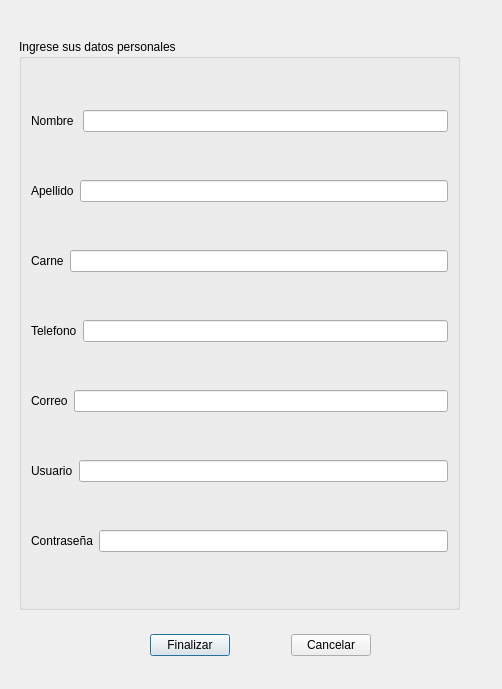
<?xml version="1.0" encoding="UTF-8"?>
<ui version="4.0">
 <class>NuevoUsuario</class>
 <widget class="QDialog" name="NuevoUsuario">
  <property name="geometry">
   <rect>
    <x>0</x>
    <y>0</y>
    <width>502</width>
    <height>689</height>
   </rect>
  </property>
  <property name="windowTitle">
   <string>Datos Personales</string>
  </property>
  <widget class="QGroupBox" name="groupBox">
   <property name="geometry">
    <rect>
     <x>19</x>
     <y>39</y>
     <width>441</width>
     <height>571</height>
    </rect>
   </property>
   <property name="title">
    <string>Ingrese sus datos personales</string>
   </property>
   <layout class="QVBoxLayout" name="verticalLayout">
    <item>
     <layout class="QHBoxLayout" name="horizontalLayout">
      <item>
       <widget class="QLabel" name="label">
        <property name="text">
         <string>Nombre </string>
        </property>
       </widget>
      </item>
      <item>
       <widget class="QLineEdit" name="lineEdit_7"/>
      </item>
     </layout>
    </item>
    <item>
     <layout class="QHBoxLayout" name="horizontalLayout_2">
      <item>
       <widget class="QLabel" name="label_2">
        <property name="text">
         <string>Apellido</string>
        </property>
       </widget>
      </item>
      <item>
       <widget class="QLineEdit" name="lineEdit_6"/>
      </item>
     </layout>
    </item>
    <item>
     <layout class="QHBoxLayout" name="horizontalLayout_3">
      <item>
       <widget class="QLabel" name="label_3">
        <property name="text">
         <string>Carne</string>
        </property>
       </widget>
      </item>
      <item>
       <widget class="QLineEdit" name="lineEdit_5"/>
      </item>
     </layout>
    </item>
    <item>
     <layout class="QHBoxLayout" name="horizontalLayout_4">
      <item>
       <widget class="QLabel" name="label_4">
        <property name="text">
         <string>Telefono</string>
        </property>
       </widget>
      </item>
      <item>
       <widget class="QLineEdit" name="lineEdit_4"/>
      </item>
     </layout>
    </item>
    <item>
     <layout class="QHBoxLayout" name="horizontalLayout_5">
      <item>
       <widget class="QLabel" name="label_5">
        <property name="text">
         <string>Correo</string>
        </property>
       </widget>
      </item>
      <item>
       <widget class="QLineEdit" name="lineEdit_3"/>
      </item>
     </layout>
    </item>
    <item>
     <layout class="QHBoxLayout" name="horizontalLayout_6">
      <item>
       <widget class="QLabel" name="label_6">
        <property name="text">
         <string>Usuario</string>
        </property>
       </widget>
      </item>
      <item>
       <widget class="QLineEdit" name="lineEdit_2"/>
      </item>
     </layout>
    </item>
    <item>
     <layout class="QHBoxLayout" name="horizontalLayout_7">
      <item>
       <widget class="QLabel" name="label_7">
        <property name="text">
         <string>Contraseña</string>
        </property>
       </widget>
      </item>
      <item>
       <widget class="QLineEdit" name="lineEdit"/>
      </item>
     </layout>
    </item>
   </layout>
  </widget>
  <widget class="QWidget" name="">
   <property name="geometry">
    <rect>
     <x>150</x>
     <y>620</y>
     <width>221</width>
     <height>51</height>
    </rect>
   </property>
   <layout class="QHBoxLayout" name="horizontalLayout_8">
    <item>
     <widget class="QPushButton" name="pushButton">
      <property name="text">
       <string>Finalizar</string>
      </property>
     </widget>
    </item>
    <item>
     <spacer name="horizontalSpacer">
      <property name="orientation">
       <enum>Qt::Horizontal</enum>
      </property>
      <property name="sizeHint" stdset="0">
       <size>
        <width>20</width>
        <height>20</height>
       </size>
      </property>
     </spacer>
    </item>
    <item>
     <widget class="QPushButton" name="pushButton_2">
      <property name="text">
       <string>Cancelar</string>
      </property>
     </widget>
    </item>
   </layout>
  </widget>
 </widget>
 <resources/>
 <connections>
  <connection>
   <sender>pushButton_2</sender>
   <signal>clicked()</signal>
   <receiver>NuevoUsuario</receiver>
   <slot>close()</slot>
   <hints>
    <hint type="sourcelabel">
     <x>348</x>
     <y>640</y>
    </hint>
    <hint type="destinationlabel">
     <x>422</x>
     <y>659</y>
    </hint>
   </hints>
  </connection>
  <connection>
   <sender>pushButton</sender>
   <signal>clicked()</signal>
   <receiver>NuevoUsuario</receiver>
   <slot>close()</slot>
   <hints>
    <hint type="sourcelabel">
     <x>190</x>
     <y>647</y>
    </hint>
    <hint type="destinationlabel">
     <x>87</x>
     <y>649</y>
    </hint>
   </hints>
  </connection>
 </connections>
</ui>
